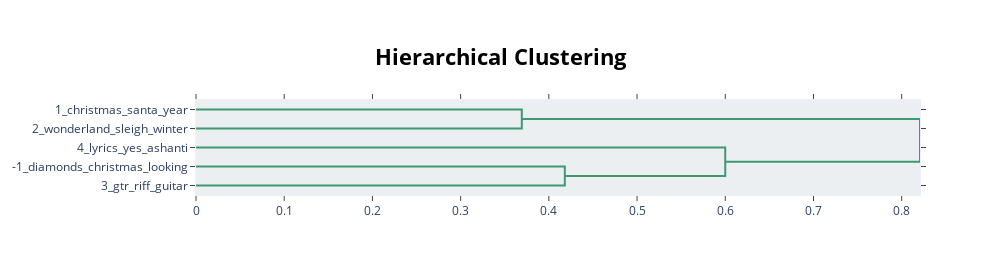

Source (notebook cell):
### Code cell
topic_model.visualize_hierarchy(top_n_topics=34)

### Figure 1 — Plotly figure (JSON) as saved in the notebook; plotly's stock layout.template omitted (floating-point values rounded to 4 significant figures)
{"data": [{"hoverinfo": "text", "marker": {"color": "rgb(61,153,112)"}, "mode": "lines", "type": "scatter", "x": [0, 0.3693, 0.3693, 0], "xaxis": "x", "y": [-5, -5, -15, -15], "yaxis": "y"}, {"hoverinfo": "text", "marker": {"color": "rgb(61,153,112)"}, "mode": "lines", "type": "scatter", "x": [0, 0.4181, 0.4181, 0], "xaxis": "x", "y": [-35, -35, -45, -45], "yaxis": "y"}, {"hoverinfo": "text", "marker": {"color": "rgb(61,153,112)"}, "mode": "lines", "type": "scatter", "x": [0, 0.6, 0.6, 0.4181], "xaxis": "x", "y": [-25, -25, -40, -40], "yaxis": "y"}, {"hoverinfo": "text", "marker": {"color": "rgb(61,153,112)"}, "mode": "lines", "type": "scatter", "x": [0.3693, 0.8207, 0.8207, 0.6], "xaxis": "x", "y": [-10, -10, -32.5, -32.5], "yaxis": "y"}], "layout": {"autosize": false, "height": 275, "hoverlabel": {"bgcolor": "white", "font": {"family": "Rockwell", "size": 16}}, "hovermode": "closest", "plot_bgcolor": "#ECEFF1", "showlegend": false, "title": {"font": {"color": "Black", "size": 22}, "text": "<b>Hierarchical Clustering", "x": 0.5, "xanchor": "center", "yanchor": "top"}, "width": 1000, "xaxis": {"autorange": true, "mirror": "allticks", "range": [0, 0.8207], "rangemode": "tozero", "showgrid": false, "showline": true, "showticklabels": true, "ticks": "outside", "type": "linear", "zeroline": false}, "yaxis": {"mirror": "allticks", "range": [-50, 0], "rangemode": "tozero", "showgrid": false, "showline": true, "showticklabels": true, "tickmode": "array", "ticks": "outside", "ticktext": ["1_christmas_santa_year", "2_wonderland_sleigh_winter", "4_lyrics_yes_ashanti", "-1_diamonds_christmas_looking", "3_gtr_riff_guitar"], "tickvals": [-5, -15, -25, -35, -45], "type": "linear", "zeroline": false}}}
